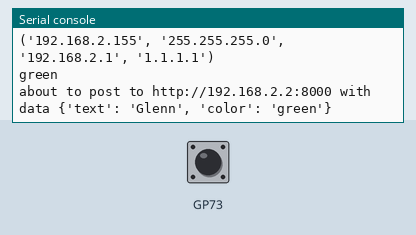
This program was run on a simulated Raspberry Pi Pico running MicroPython. On the bench: the last lines printed to the serial console. The test bench sets the inputs (shaded band). WiFi joins after 1.5 s; web requests get an empty 200 reply after 0.4 s.

Above: at 2.7 s.
2.8 s: BOOTSEL button pressed for 1 s
At 4.02 s:
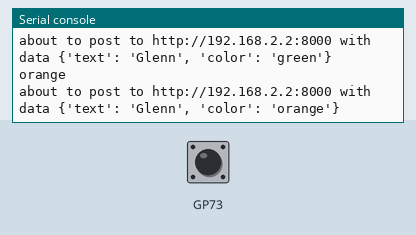
5.3 s: BOOTSEL button pressed for 3.2 s
At 7.8 s:
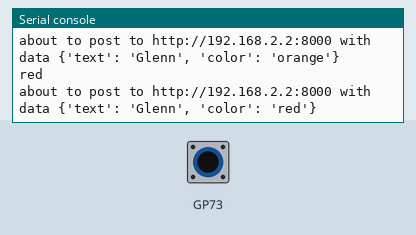

The program:

t09_counter.py
```python
import micropython
from rp2 import bootsel_button
import time
import network   # handles connecting to WiFi
import urequests # handles making and servicing network requests
import gc

# Connect to network
wlan = network.WLAN(network.STA_IF)
wlan.active(True)

ssid = 'rp2-pico'
password = 'kiwipycon'

wlan.connect(ssid, password)

while not wlan.status() in [network.STAT_GOT_IP]:
    print("wlan status:", wlan.status())
    time.sleep_ms(500)

print(wlan.ifconfig()) # IP from DHCP
wlan.ifconfig(("192.168.2.155", "255.255.255.0", "192.168.2.1", "1.1.1.1"))
print(wlan.ifconfig())

last_col = ""
url = "http://192.168.2.2:8000"

def set_colour(arg):
    global last_col
    if arg != last_col:
        print(arg)
        last_col = arg

        data = {
            'text': "Glenn",
            'color': arg
            }

        print('about to post to', url, 'with data', data)
        # Post the data to the server
        response = urequests.post(url, json=data)
    gc.collect()

count = 0
while True:
    if bootsel_button():
        count += 1
    else:
        count -= 1
        if count < 0:
            count = 0

    if count >= 40:
        micropython.schedule(set_colour, 'red')
    elif count >= 20:
        micropython.schedule(set_colour, 'orange')
    else:
        micropython.schedule(set_colour, 'green')

    time.sleep_ms(50)
```

Measured:
- after the input at 2.8 s, the serial console: prints a new line after 0.96 s (image 1)
- after the input at 5.3 s, the serial console: prints a new line after 2.1 s (image 2)
